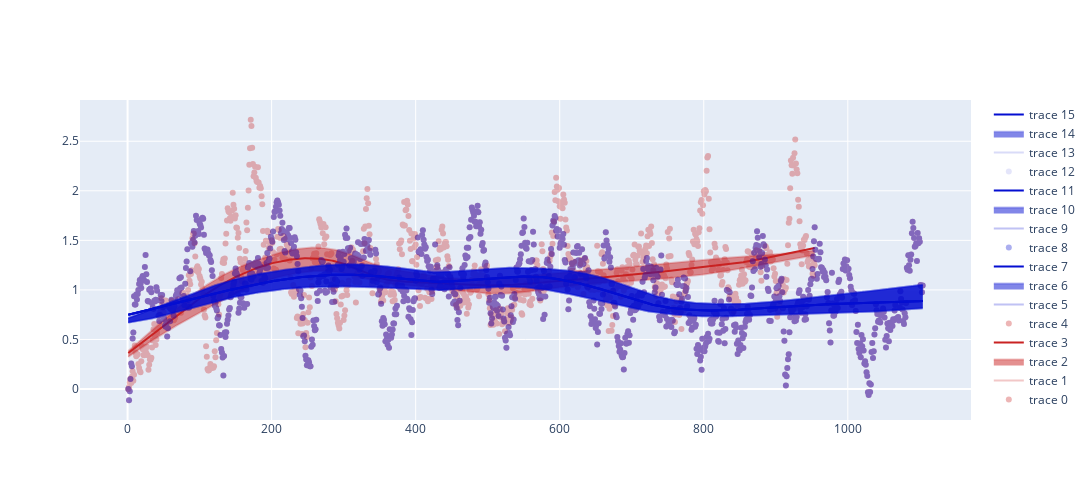

Notebook code for this chart:
### Code cell
fig1.add_trace(go.Scatter(x=tage['Career Game'], y=tage['Projection'], mode='markers', opacity=0.1, marker=dict(color='rgba(4, 14, 209, 1)')))
fig1.add_trace(go.Scatter(x=df_quantiles.index, y=df_quantiles[0.6], marker=dict(color='rgba(4, 14, 209, 0.15)')))
fig1.add_trace(go.Scatter(x=df_quantiles.index, y=df_quantiles[0.4], fill='tonexty', marker=dict(color='rgba(4, 14, 209, 0.15)'))) # fill to trace0 y
fig1.add_trace(go.Scatter(x=tage['Career Game'], y=tage['lowess'], mode='lines', marker=dict(color='rgba(4, 14, 209, 1)'))) # fill to trace0 y
fig1.update_layout(autosize=False, width=1600, height=500)

fig1.show()

### Figure 1 — Plotly figure (JSON) as saved in the notebook; plotly's stock layout.template omitted (floating-point values rounded to 4 significant figures; data arrays with more than 128 entries replaced by an {"elided": "..."} marker saying what was removed)
{"data": [{"marker": {"color": "rgba(201, 34, 34, 1)"}, "mode": "markers", "opacity": 0.33, "type": "scatter", "x": {"elided": "954 int values"}, "y": {"elided": "954 float values"}}, {"marker": {"color": "rgba(201, 34, 34, 0.25)"}, "opacity": 0.1, "type": "scatter", "x": {"elided": "954 int values"}, "y": {"elided": "954 float values"}}, {"fill": "tonexty", "marker": {"color": "rgba(201, 34, 34, 0.25)"}, "opacity": 0.1, "type": "scatter", "x": {"elided": "954 int values"}, "y": {"elided": "954 float values"}}, {"marker": {"color": "rgba(201, 34, 34, 1)"}, "mode": "lines", "type": "scatter", "x": {"elided": "954 int values"}, "y": {"elided": "954 float values"}}, {"marker": {"color": "rgba(201, 34, 34, 1)"}, "mode": "markers", "opacity": 0.33, "type": "scatter", "x": {"elided": "1104 int values"}, "y": {"elided": "1104 float values"}}, {"marker": {"color": "rgba(4, 14, 209, 0.25)"}, "opacity": 0.1, "type": "scatter", "x": {"elided": "1104 int values"}, "y": {"elided": "1104 float values"}}, {"fill": "tonexty", "marker": {"color": "rgba(4, 14, 209, 0.25)"}, "opacity": 0.1, "type": "scatter", "x": {"elided": "1104 int values"}, "y": {"elided": "1104 float values"}}, {"marker": {"color": "rgba(4, 14, 209, 1)"}, "mode": "lines", "type": "scatter", "x": {"elided": "1104 int values"}, "y": {"elided": "1104 float values"}}, {"marker": {"color": "rgba(4, 14, 209, 1)"}, "mode": "markers", "opacity": 0.33, "type": "scatter", "x": {"elided": "1104 int values"}, "y": {"elided": "1104 float values"}}, {"marker": {"color": "rgba(4, 14, 209, 0.25)"}, "opacity": 0.1, "type": "scatter", "x": {"elided": "1104 int values"}, "y": {"elided": "1104 float values"}}, {"fill": "tonexty", "marker": {"color": "rgba(4, 14, 209, 0.25)"}, "opacity": 0.1, "type": "scatter", "x": {"elided": "1104 int values"}, "y": {"elided": "1104 float values"}}, {"marker": {"color": "rgba(4, 14, 209, 1)"}, "mode": "lines", "type": "scatter", "x": {"elided": "1104 int values"}, "y": {"elided": "1104 float values"}}, {"marker": {"color": "rgba(4, 14, 209, 1)"}, "mode": "markers", "opacity": 0.1, "type": "scatter", "x": {"elided": "1104 int values"}, "y": {"elided": "1104 float values"}}, {"marker": {"color": "rgba(4, 14, 209, 0.15)"}, "type": "scatter", "x": {"elided": "1104 int values"}, "y": {"elided": "1104 float values"}}, {"fill": "tonexty", "marker": {"color": "rgba(4, 14, 209, 0.15)"}, "type": "scatter", "x": {"elided": "1104 int values"}, "y": {"elided": "1104 float values"}}, {"marker": {"color": "rgba(4, 14, 209, 1)"}, "mode": "lines", "type": "scatter", "x": {"elided": "1104 int values"}, "y": {"elided": "1104 float values"}}], "layout": {"autosize": false, "height": 500, "width": 1600}}
